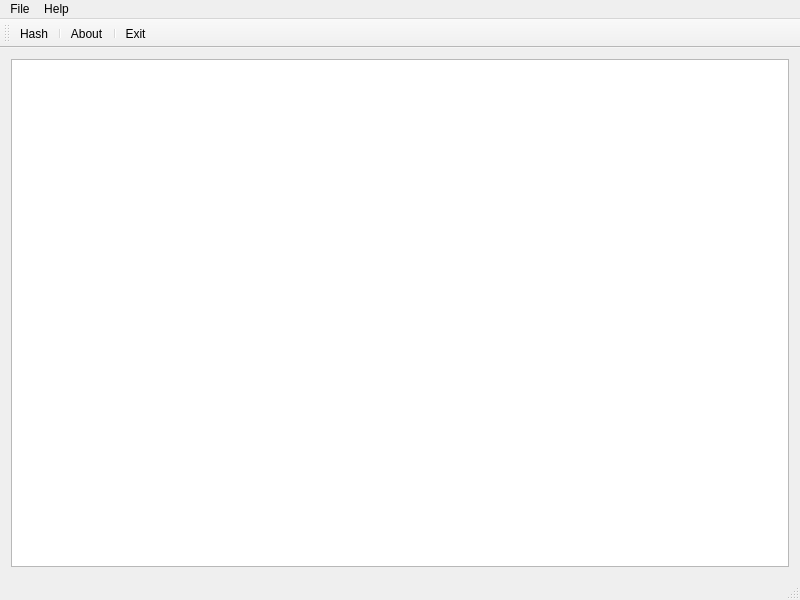
<?xml version="1.0" encoding="UTF-8"?>
<ui version="4.0">
 <class>HashGeneratorFrame</class>
 <widget class="QMainWindow" name="HashGeneratorFrame">
  <property name="geometry">
   <rect>
    <x>0</x>
    <y>0</y>
    <width>800</width>
    <height>600</height>
   </rect>
  </property>
  <property name="windowTitle">
   <string>HashGeneratorApp</string>
  </property>
  <widget class="QWidget" name="centralwidget">
   <layout class="QVBoxLayout" name="verticalLayout">
    <item>
     <widget class="QTextEdit" name="textEdit"/>
    </item>
   </layout>
  </widget>
  <widget class="QMenuBar" name="menuBar">
   <property name="geometry">
    <rect>
     <x>0</x>
     <y>0</y>
     <width>800</width>
     <height>25</height>
    </rect>
   </property>
   <widget class="QMenu" name="menuFile">actionHash
    <property name="title">
     <string>File</string>
    </property>
    <addaction name="actionHash"/>
    <addaction name="separator"/>
    <addaction name="actionExit"/>
   </widget>
   <widget class="QMenu" name="menuHelp">
    <property name="title">
     <string>Help</string>
    </property>
    <addaction name="actionAbout"/>
   </widget>
   <addaction name="menuFile"/>
   <addaction name="menuHelp"/>
  </widget>
  <widget class="QToolBar" name="mainToolBar">
   <attribute name="toolBarArea">
    <enum>TopToolBarArea</enum>
   </attribute>
   <attribute name="toolBarBreak">
    <bool>false</bool>
   </attribute>
   <addaction name="actionHash"/>
   <addaction name="separator"/>
   <addaction name="actionAbout"/>
   <addaction name="separator"/>
   <addaction name="actionExit"/>
  </widget>
  <widget class="QStatusBar" name="statusbar"/>
  <action name="actionHash">
   <property name="icon">
    <iconset resource="hash_generator_app.qrc">
     <normaloff>:/images/create.png</normaloff>
     :/images/create.png
    </iconset>
   </property>
   <property name="text">
    <string>Hash</string>
   </property>
   <property name="toolTip">
    <string>Calc hash</string>
   </property>
   <property name="shortcut">
    <string>Ctrl+N</string>
   </property>
  </action>
  <action name="actionExit">
   <property name="icon">
    <iconset resource="hash_generator_app.qrc">
     <normaloff>:/images/exit.png</normaloff>
     :/images/exit.png
    </iconset>
   </property>
   <property name="text">
    <string>Exit</string>
   </property>
   <property name="toolTip">
    <string>Exit hash_generator_app</string>
   </property>
   <property name="shortcut">
   </property>
  </action>
  <action name="actionAbout">
   <property name="icon">
    <iconset resource="hash_generator_app.qrc">
     <normaloff>:/images/info.png</normaloff>
     :/images/info.png
    </iconset>
   </property>
   <property name="text">
    <string>About</string>
   </property>
   <property name="toolTip">
    <string>About hash_generator_app</string>
   </property>
  </action>
 </widget>
 <layoutdefault spacing="6" margin="11"/>
 <resources/>
 <connections/>
</ui>
